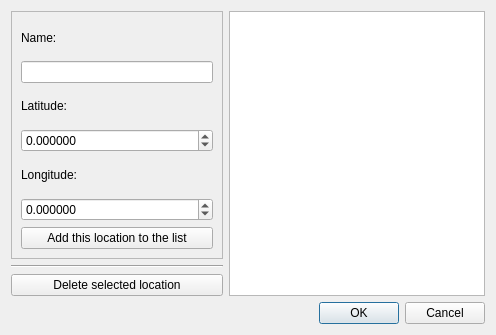
<?xml version="1.0" encoding="UTF-8"?>
<ui version="4.0">
 <class>Locations</class>
 <widget class="QDialog" name="Locations">
  <property name="windowModality">
   <enum>Qt::ApplicationModal</enum>
  </property>
  <property name="geometry">
   <rect>
    <x>0</x>
    <y>0</y>
    <width>496</width>
    <height>335</height>
   </rect>
  </property>
  <property name="windowTitle">
   <string>Receiver location</string>
  </property>
  <property name="modal">
   <bool>true</bool>
  </property>
  <layout class="QVBoxLayout" name="verticalLayout">
   <item>
    <layout class="QHBoxLayout" name="horizontalLayout">
     <item>
      <layout class="QVBoxLayout" name="verticalLayout_2">
       <item>
        <widget class="QFrame" name="frame">
         <property name="frameShape">
          <enum>QFrame::StyledPanel</enum>
         </property>
         <property name="frameShadow">
          <enum>QFrame::Plain</enum>
         </property>
         <property name="lineWidth">
          <number>2</number>
         </property>
         <layout class="QVBoxLayout" name="verticalLayout_3">
          <item>
           <widget class="QLabel" name="label">
            <property name="text">
             <string>Name:</string>
            </property>
           </widget>
          </item>
          <item>
           <widget class="QLineEdit" name="lineLocName"/>
          </item>
          <item>
           <widget class="QLabel" name="label_2">
            <property name="text">
             <string>Latitude:</string>
            </property>
           </widget>
          </item>
          <item>
           <widget class="QDoubleSpinBox" name="doubleLatitude">
            <property name="decimals">
             <number>6</number>
            </property>
            <property name="minimum">
             <double>-90.000000000000000</double>
            </property>
            <property name="maximum">
             <double>90.000000000000000</double>
            </property>
           </widget>
          </item>
          <item>
           <widget class="QLabel" name="label_3">
            <property name="text">
             <string>Longitude:</string>
            </property>
           </widget>
          </item>
          <item>
           <widget class="QDoubleSpinBox" name="doubleLongitude">
            <property name="decimals">
             <number>6</number>
            </property>
            <property name="minimum">
             <double>-180.000000000000000</double>
            </property>
            <property name="maximum">
             <double>180.000000000000000</double>
            </property>
           </widget>
          </item>
          <item>
           <widget class="QPushButton" name="buttonNewLocation">
            <property name="text">
             <string>Add this location to the list</string>
            </property>
           </widget>
          </item>
         </layout>
        </widget>
       </item>
       <item>
        <widget class="Line" name="line">
         <property name="orientation">
          <enum>Qt::Horizontal</enum>
         </property>
        </widget>
       </item>
       <item>
        <widget class="QPushButton" name="buttonDeleteSelected">
         <property name="text">
          <string>Delete selected location</string>
         </property>
        </widget>
       </item>
      </layout>
     </item>
     <item>
      <widget class="QListWidget" name="listLocations">
       <property name="sizePolicy">
        <sizepolicy hsizetype="Expanding" vsizetype="Expanding">
         <horstretch>0</horstretch>
         <verstretch>0</verstretch>
        </sizepolicy>
       </property>
       <property name="minimumSize">
        <size>
         <width>0</width>
         <height>0</height>
        </size>
       </property>
       <property name="editTriggers">
        <set>QAbstractItemView::NoEditTriggers</set>
       </property>
       <property name="selectionMode">
        <enum>QAbstractItemView::SingleSelection</enum>
       </property>
       <property name="currentRow">
        <number>-1</number>
       </property>
      </widget>
     </item>
    </layout>
   </item>
   <item>
    <widget class="QDialogButtonBox" name="buttonBox">
     <property name="orientation">
      <enum>Qt::Horizontal</enum>
     </property>
     <property name="standardButtons">
      <set>QDialogButtonBox::Cancel|QDialogButtonBox::Ok</set>
     </property>
    </widget>
   </item>
  </layout>
 </widget>
 <resources/>
 <connections>
  <connection>
   <sender>buttonBox</sender>
   <signal>accepted()</signal>
   <receiver>Locations</receiver>
   <slot>accept()</slot>
   <hints>
    <hint type="sourcelabel">
     <x>248</x>
     <y>254</y>
    </hint>
    <hint type="destinationlabel">
     <x>157</x>
     <y>274</y>
    </hint>
   </hints>
  </connection>
  <connection>
   <sender>buttonBox</sender>
   <signal>rejected()</signal>
   <receiver>Locations</receiver>
   <slot>reject()</slot>
   <hints>
    <hint type="sourcelabel">
     <x>316</x>
     <y>260</y>
    </hint>
    <hint type="destinationlabel">
     <x>286</x>
     <y>274</y>
    </hint>
   </hints>
  </connection>
 </connections>
</ui>
